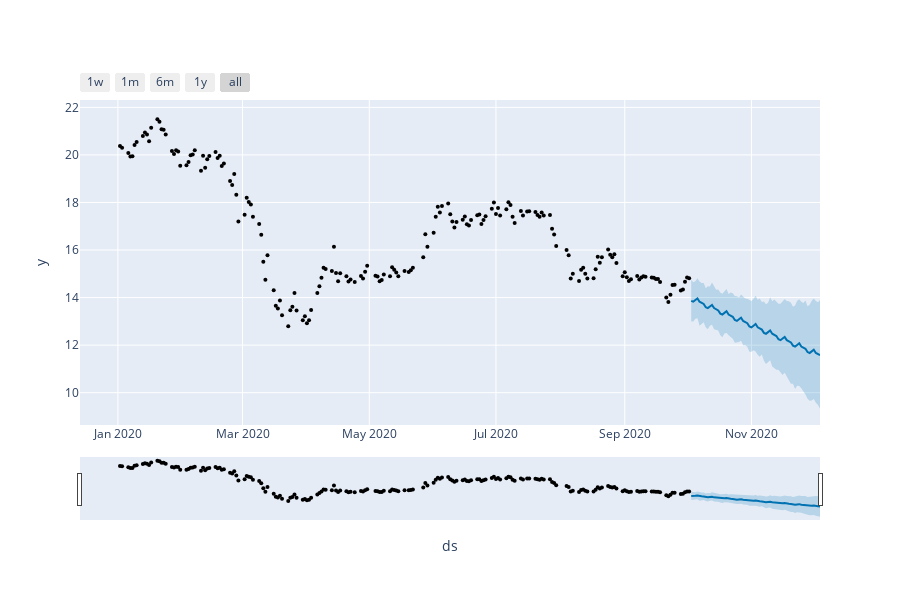

The notebook cell this image was saved under:
### Code cell
# A better plot than the simple matplotlib
plot_plotly(fbp, model_predictions)
